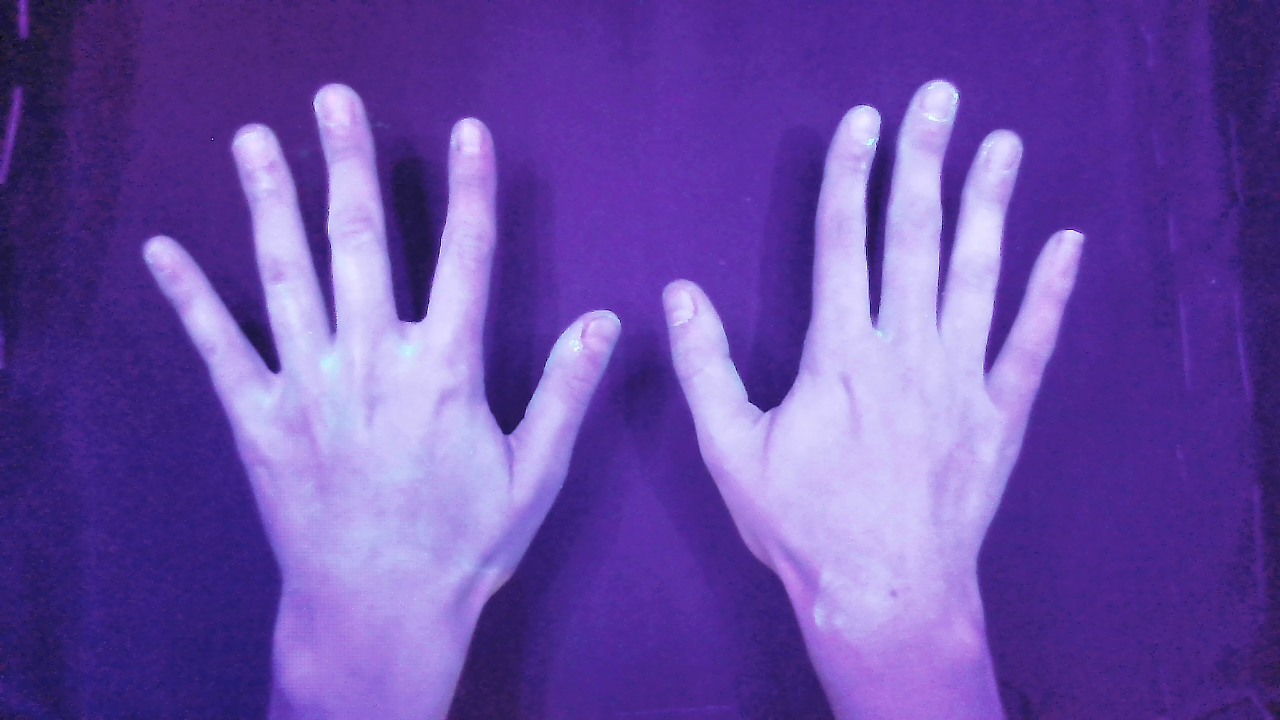
#> input picture Processing/Bank/Imgs/hand_test_102.png, 1280 x 720 px, given in place of hand_test_76.png, which was not available
$ python canales.py
#> lines starting #> are read from the running program, lines starting #| are printed output that depends on the picture; after the words box and inside, x2 and y2 are one past the last pixel; in counts of white or black regions, pixels touching at a corner belong together; pictures that were not available may be replaced by others from this repository, and a replacement may not be noted
import cv2 as cv
import matplotlib.pyplot as plt
import numpy as np

i = 76

def path(i):
    return f'Processing/Bank/Imgs/hand_test_{i}.png'

def createImg(path, i):
#> called with path = 'Processing/Bank/Imgs/hand_test_76.png', i = 76
    img = cv.imread(path)
#> img is the input picture: shape (720, 1280, 3); mean B, G, R 167.1, 76.7, 105.8
    w = int(1280/3)
    h = int(720/3)
    resized = cv.resize(img, (w,h))
    cv.imshow(f'Original {i}', resized)
    return resized

path1 = path(i)

img1 = createImg(path1, i)
img2 = createImg(path1, i)
img3 = createImg(path1, i)

def show_channels(imgs, titles, j):
    for i in range(len(imgs)):
        cv.imshow(titles[i], imgs[i])

b,g,r = cv.split(img1)
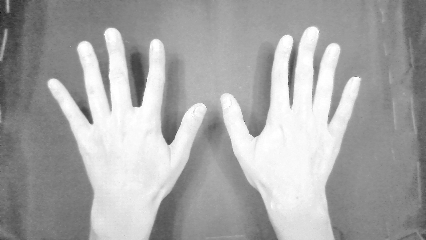
#> b: shape (240, 426); min 15, max 255, mean 167.1
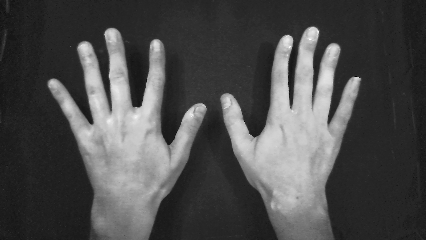
#> g: shape (240, 426); min 0, max 255, mean 76.7
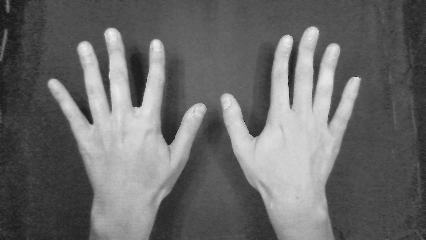
#> r: shape (240, 426); min 11, max 242, mean 105.8
show_channels([b,g,r], ['azul', 'verde', 'rojo'], i)
#> the loop in show_channels, `for i in range(len(imgs)):` made 3 passes

def histogram(i, img, channel=False, channel_str=''):
#> called with i = 76, channel = 'b'
    if channel:
        channel_str = channel_str(channel)
    hist = cv.calcHist([img], [0], None, [256], [0,256])
#> hist = 256 values, max 2156 at index 248, min 0 at index 0, mean 399.4
    plt.figure()
    plt.title(f'Histograma {channel_str} imagen {i}')
    plt.xlabel('Intensidad de pixel (0 - 255)')
    plt.ylabel('Número de pixeles')
    plt.grid()
    plt.plot(hist)
    plt.xlim([0,256])

def threshold(i, mval, img, channel_str, channel):
    _, thresh = cv.threshold(img, mval, 255, cv.THRESH_BINARY)
    channel_str = channel_str(channel)
    cv.imshow(f'Mascara {channel_str} {i} | {mval}', thresh)
    return thresh

def channel_str(channel):
    if channel == (255, 0, 0) or channel == 'b': channel_str = 'azul'
    elif channel == (0, 255, 0) or channel == 'g': channel_str = 'verde'
    elif channel == (0, 0, 255) or channel == 'r': channel_str = 'rojo'
    else: channel_str = ''
    return channel_str

def contour(mask, img, color, i, channel_str):
    channel_str = channel_str(color)
    contours, _ = cv.findContours(mask, cv.RETR_TREE, cv.CHAIN_APPROX_SIMPLE)
    cv.drawContours(img, contours, -1, color, 1)
    cv.imshow(f'contorno {channel_str} {i}', img)

bHist = histogram(i, b, 'b', channel_str)
#> bHist = None
gHist = histogram(i, g, 'g', channel_str)
#> gHist = None
rHist = histogram(i, r, 'r', channel_str)
#> rHist = None

bThresh = threshold(i, 200, b, channel_str, 'b')
#> in threshold, `_, thresh = cv.threshold(img, mval, 255, cv.THRESH_BINARY)`:
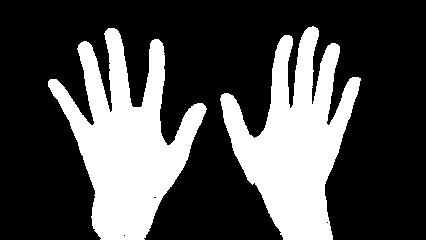
#> thresh: shape (240, 426); 29.8% white; 2 white regions, box (x1, y1, x2, y2) and area: (48, 28, 207, 240) 15500, (220, 26, 361, 240) 14948
gThresh = threshold(i, 60, g, channel_str, 'g')
#> in threshold (call 2), `_, thresh = cv.threshold(img, mval, 255, cv.THRESH_BINARY)`: thresh: shape (240, 426); 31.2% white; 29 white regions (27 under 20 px), largest, box (x1, y1, x2, y2) and area: (47, 28, 207, 240) 16243, (219, 26, 362, 240) 15601
rThresh = threshold(i, 125, r, channel_str, 'r')
#> call 3 of threshold, with i = 76, mval = 125, channel = 'r'
#> in threshold (call 3), `_, thresh = cv.threshold(img, mval, 255, cv.THRESH_BINARY)`:
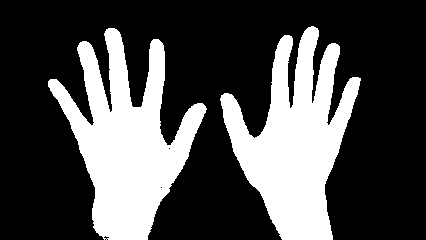
#> thresh: shape (240, 426); 29.9% white; 2 white regions

contour(bThresh, img1, (255, 0, 0), i, channel_str)
#> in contour, `contours, _ = cv.findContours(mask, cv.RETR_TREE, cv.CHAIN_APPROX_SIMP..`: contours = 5 contours, 3 with area under 20; largest, box (x1, y1, x2, y2) and area: (48, 28, 207, 240) 15019, (220, 26, 361, 240) 14463
contour(gThresh, img2, (0, 255, 0), i, channel_str)
#> call 2 of contour, with color = (0, 255, 0), i = 76
#> in contour (call 2), `contours, _ = cv.findContours(mask, cv.RETR_TREE, cv.CHAIN_APPROX_SIMP..`: contours = 33 contours, 31 with area under 20; largest, box (x1, y1, x2, y2) and area: (47, 28, 207, 240) 15757, (219, 26, 362, 240) 15122
#> in contour (call 2), `cv.drawContours(img, contours, -1, color, 1)`:
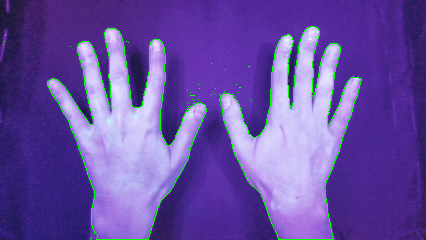
#> img: shape (240, 426, 3); mean B, G, R 163.3, 79.8, 103.4
contour(rThresh, img3, (0, 0, 255), i, channel_str)
#> in contour (call 3), `contours, _ = cv.findContours(mask, cv.RETR_TREE, cv.CHAIN_APPROX_SIMP..`: contours = 5 contours, 3 with area under 20; largest, box (x1, y1, x2, y2) and area: (48, 28, 207, 240) 15042, (220, 26, 361, 240) 14584

plt.show()
#> figure, not shown here; curve peaks at x = 248, y = 2156
#> figure, not shown here; curve peaks at x = 38, y = 7905
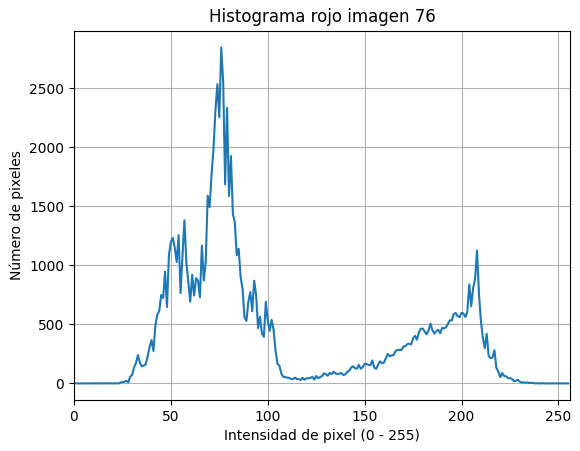
#> figure drawn by matplotlib, 1 panel; curve peaks at x = 76, y = 2846

cv.waitKey()

$ run again, on Processing/Bank/Imgs/hand_test_509.png
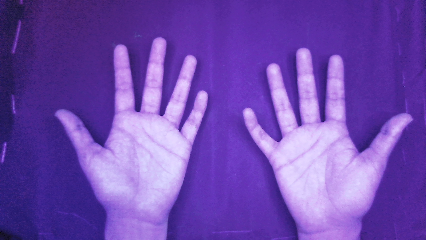
#> input picture Processing/Bank/Imgs/hand_test_509.png, 426 x 240 px, given in place of hand_test_76.png, which was not available
#> in createImg, img is the input picture: shape (240, 426, 3); mean B, G, R 176, 75.2, 112.5
#> the loop in show_channels, `for i in range(len(imgs)):` made 3 passes
#> hist = 256 values, max 1914 at index 157, min 0 at index 0, mean 399.4
#> bHist = None
#> thresh: shape (240, 426); 28.9% white; 49 white regions (46 under 20 px), largest, box (x1, y1, x2, y2) and area: (242, 48, 413, 240) 14731, (56, 37, 208, 240) 14712, (2, 143, 6, 162) 25
#> thresh: shape (240, 426); 30.9% white; 171 white regions (159 under 20 px), largest, box (x1, y1, x2, y2) and area: (241, 47, 413, 240) 15491, (55, 37, 208, 240) 15230, (227, 140, 247, 172) 168
#> in threshold (call 3), `_, thresh = cv.threshold(img, mval, 255, cv.THRESH_BINARY)`:
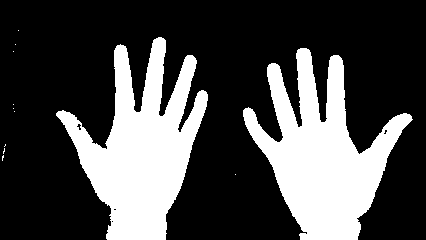
#> thresh: shape (240, 426); 28.9% white; 12 white regions (10 under 20 px)
#> contours = 53 contours, 51 with area under 20; largest, box (x1, y1, x2, y2) and area: (242, 48, 413, 240) 14278, (56, 37, 208, 240) 14258
#> contours = 194 contours, 186 with area under 20; largest, box (x1, y1, x2, y2) and area: (241, 47, 413, 240) 15006, (55, 37, 208, 240) 14764, (227, 140, 247, 172) 122, (208, 110, 218, 123) 62, (242, 152, 258, 171) 36, (210, 138, 217, 158) 34, (234, 142, 243, 150) 30, (229, 134, 236, 144) 22
#> contours = 16 contours, 13 with area under 20; largest, box (x1, y1, x2, y2) and area: (243, 48, 413, 240) 14354, (56, 37, 208, 240) 14208, (76, 123, 82, 131) 20
#> `plt.show()`:
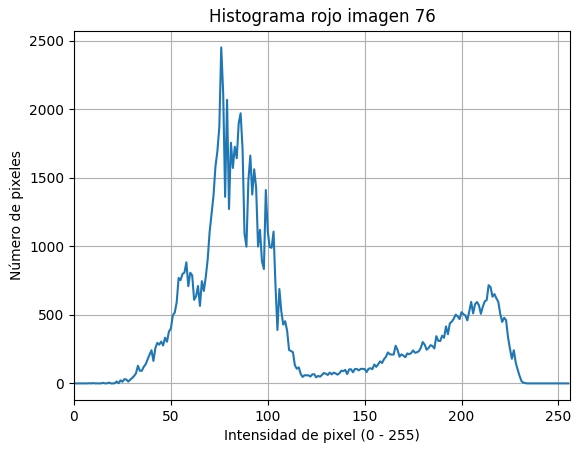
#> figure drawn by matplotlib, 1 panel; curve peaks at x = 76, y = 2453

$ run again, on Processing/Bank/Imgs/hand_test_632.png
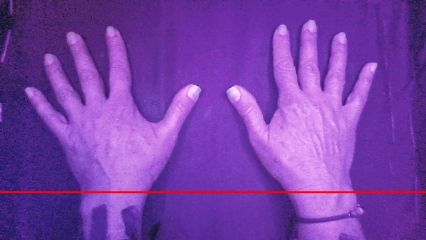
#> input picture Processing/Bank/Imgs/hand_test_632.png, 426 x 240 px, given in place of hand_test_76.png, which was not available
#> in createImg, img is the input picture: shape (240, 426, 3); mean B, G, R 169.3, 64, 121.6
#> the loop in show_channels, `for i in range(len(imgs)):` made 3 passes
#> hist = 256 values, max 2131 at index 160, min 0 at index 1, mean 399.4
#> bHist = None
#> thresh: shape (240, 426); 26.6% white; 37 white regions (29 under 20 px), largest, box (x1, y1, x2, y2) and area: (226, 20, 377, 191) 13021, (26, 28, 201, 191) 10632, (293, 194, 363, 218) 1286
#> thresh: shape (240, 426); 33.4% white; 222 white regions (211 under 20 px), largest, box (x1, y1, x2, y2) and area: (226, 19, 378, 191) 14319, (25, 26, 202, 191) 13489, (81, 193, 147, 240) 1601
#> in threshold (call 3), `_, thresh = cv.threshold(img, mval, 255, cv.THRESH_BINARY)`:
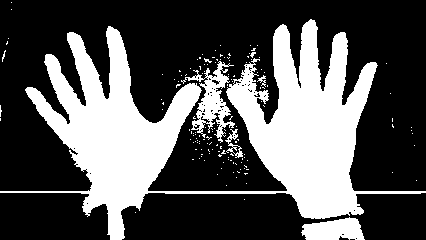
#> thresh: shape (240, 426); 33.3% white; 146 white regions (141 under 20 px)
#> contours = 77 contours, 70 with area under 20; largest, box (x1, y1, x2, y2) and area: (226, 20, 377, 191) 12588, (26, 28, 201, 191) 10218, (293, 194, 363, 218) 1195, (83, 194, 144, 240) 1100, (306, 218, 361, 240) 779, (69, 35, 80, 44) 46, (46, 56, 53, 65) 32
#> contours = 346 contours, 330 with area under 20; largest, box (x1, y1, x2, y2) and area: (226, 19, 378, 191) 14085, (25, 26, 202, 191) 13058, (188, 97, 250, 174) 1558, (81, 193, 147, 240) 1463, (289, 193, 364, 219) 1406
#> contours = 231 contours, 222 with area under 20; largest, box (x1, y1, x2, y2) and area: (0, 19, 426, 240) 29678, (181, 61, 235, 143) 1307, (301, 217, 365, 240) 1010, (225, 129, 243, 158) 146, (231, 145, 241, 155) 48
#> `plt.show()`:
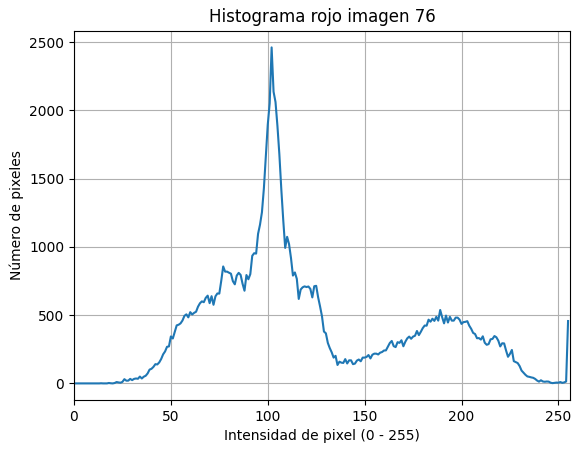
#> figure drawn by matplotlib, 1 panel; curve peaks at x = 102, y = 2462

$ run again, on Processing/Bank/Imgs/hand_test_74.png
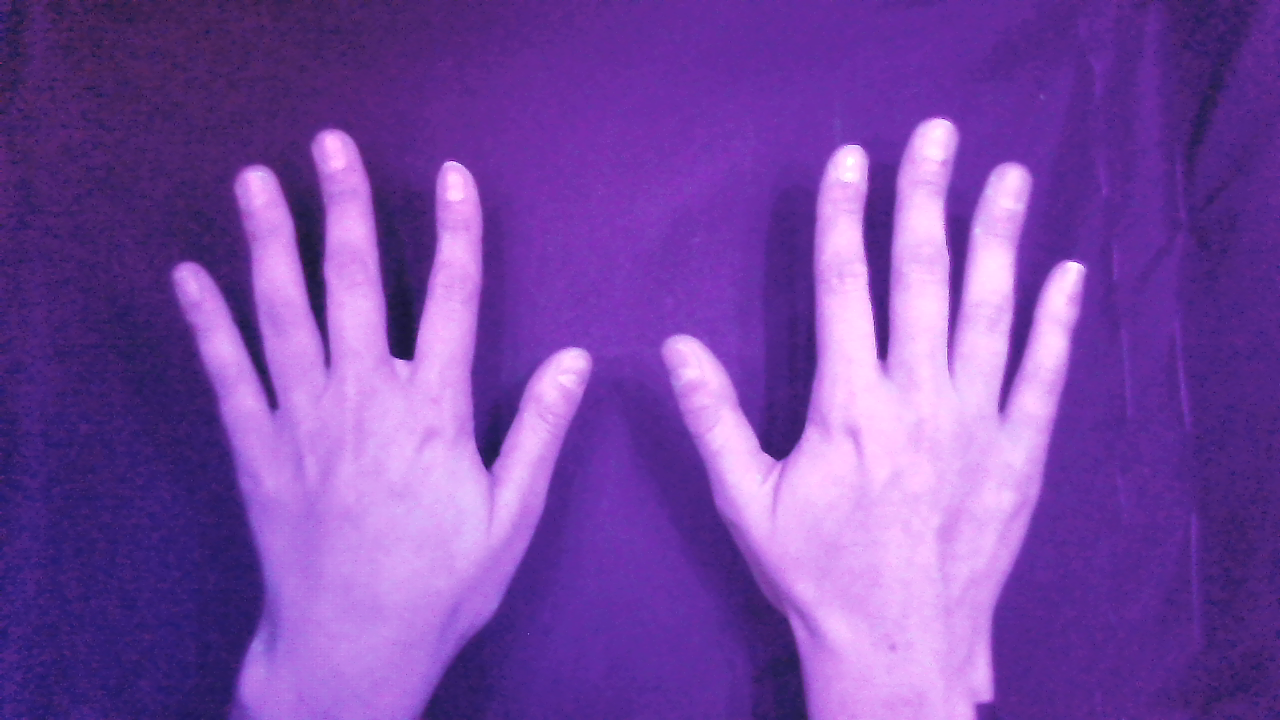
#> input picture Processing/Bank/Imgs/hand_test_74.png, 1280 x 720 px, given in place of hand_test_76.png, which was not available
#> in createImg, img is the input picture: shape (720, 1280, 3); mean B, G, R 166.9, 72.4, 121.5
#> the loop in show_channels, `for i in range(len(imgs)):` made 3 passes
#> hist = 256 values, max 4002 at index 255, min 0 at index 0, mean 399.4
#> bHist = None
#> thresh: shape (240, 426); 27.9% white; 3 white regions (1 under 20 px), largest, box (x1, y1, x2, y2) and area: (220, 39, 362, 240) 14614, (58, 43, 197, 240) 13919
#> thresh: shape (240, 426); 29.5% white; 103 white regions (100 under 20 px), largest, box (x1, y1, x2, y2) and area: (214, 38, 362, 240) 15354, (57, 43, 198, 240) 14620, (215, 63, 221, 74) 22
#> thresh: shape (240, 426); 30.3% white; 89 white regions (83 under 20 px)
#> contours = 4 contours, 2 with area under 20; largest, box (x1, y1, x2, y2) and area: (220, 39, 362, 240) 14126, (58, 43, 197, 240) 13444
#> img: shape (240, 426, 3)
#> contours = 109 contours, 107 with area under 20; largest, box (x1, y1, x2, y2) and area: (214, 38, 362, 240) 14862, (57, 43, 198, 240) 14146
#> contours = 123 contours, 119 with area under 20; largest, box (x1, y1, x2, y2) and area: (214, 38, 362, 240) 14866, (57, 43, 246, 240) 14574, (227, 92, 243, 106) 70, (198, 69, 205, 77) 24
#> `plt.show()`:
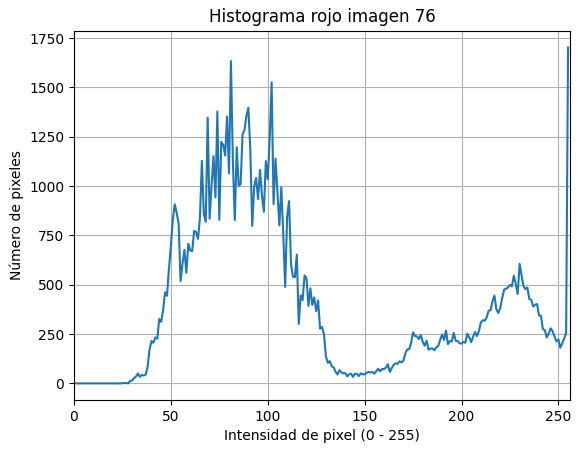
#> figure drawn by matplotlib, 1 panel; curve peaks at x = 255, y = 1703
